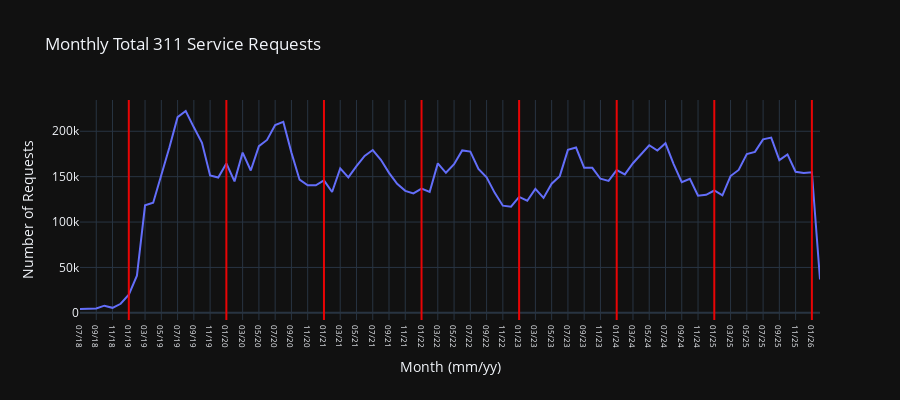

Notebook cell for this chart:
### Code cell
fig = px.line(
    df_month,
    x="month",
    y="n_requests",
    title="Monthly Total 311 Service Requests"
)

for m in year_change_marks:
    fig.add_vline(x=m, line_width=2, line_color="red", opacity=0.9)

fig.update_layout(
    xaxis_title="Month (mm/yy)",
    yaxis_title="Number of Requests",
    xaxis_tickfont_size=8,
    height=400,
    template="plotly_dark"
)

fig.show()

### Figure 1 — Plotly figure (JSON) as saved in the notebook; plotly's stock layout.template omitted (floating-point values rounded to 4 significant figures)
{"data": [{"hovertemplate": "month=%{x}<br>n_requests=%{y}<extra></extra>", "legendgroup": "", "line": {"color": "#636efa", "dash": "solid"}, "marker": {"symbol": "circle"}, "mode": "lines", "name": "", "orientation": "v", "showlegend": false, "type": "scatter", "x": ["07/18", "08/18", "09/18", "10/18", "11/18", "12/18", "01/19", "02/19", "03/19", "04/19", "05/19", "06/19", "07/19", "08/19", "09/19", "10/19", "11/19", "12/19", "01/20", "02/20", "03/20", "04/20", "05/20", "06/20", "07/20", "08/20", "09/20", "10/20", "11/20", "12/20", "01/21", "02/21", "03/21", "04/21", "05/21", "06/21", "07/21", "08/21", "09/21", "10/21", "11/21", "12/21", "01/22", "02/22", "03/22", "04/22", "05/22", "06/22", "07/22", "08/22", "09/22", "10/22", "11/22", "12/22", "01/23", "02/23", "03/23", "04/23", "05/23", "06/23", "07/23", "08/23", "09/23", "10/23", "11/23", "12/23", "01/24", "02/24", "03/24", "04/24", "05/24", "06/24", "07/24", "08/24", "09/24", "10/24", "11/24", "12/24", "01/25", "02/25", "03/25", "04/25", "05/25", "06/25", "07/25", "08/25", "09/25", "10/25", "11/25", "12/25", "01/26", "02/26"], "xaxis": "x", "y": [4228, 4229, 4746, 7888, 5513, 9964, 20003, 40923, 118385, 121331, 151005, 182284, 215544, 222325, 204327, 187305, 151364, 149013, 164514, 144819, 176567, 156782, 183600, 190446, 206819, 210413, 176497, 146661, 140490, 140426, 145847, 133127, 159128, 149135, 161564, 172914, 179334, 168526, 154142, 142210, 134374, 131570, 136800, 133097, 164618, 154266, 163659, 178932, 177567, 158550, 149290, 132162, 118033, 116884, 127666, 123517, 136458, 126619, 142279, 150551, 179495, 182028, 159696, 159729, 147721, 145250, 157206, 152505, 164774, 174949, 184625, 178716, 186745, 163848, 144004, 147618, 128952, 129987, 134747, 129388, 150669, 157386, 174901, 177333, 191081, 193062, 168158, 174490, 155418, 153962, 154830, 36700], "yaxis": "y"}], "layout": {"height": 400, "legend": {"tracegroupgap": 0}, "shapes": [{"line": {"color": "red", "width": 2}, "opacity": 0.9, "type": "line", "x0": "01/19", "x1": "01/19", "xref": "x", "y0": 0, "y1": 1, "yref": "y domain"}, {"line": {"color": "red", "width": 2}, "opacity": 0.9, "type": "line", "x0": "01/20", "x1": "01/20", "xref": "x", "y0": 0, "y1": 1, "yref": "y domain"}, {"line": {"color": "red", "width": 2}, "opacity": 0.9, "type": "line", "x0": "01/21", "x1": "01/21", "xref": "x", "y0": 0, "y1": 1, "yref": "y domain"}, {"line": {"color": "red", "width": 2}, "opacity": 0.9, "type": "line", "x0": "01/22", "x1": "01/22", "xref": "x", "y0": 0, "y1": 1, "yref": "y domain"}, {"line": {"color": "red", "width": 2}, "opacity": 0.9, "type": "line", "x0": "01/23", "x1": "01/23", "xref": "x", "y0": 0, "y1": 1, "yref": "y domain"}, {"line": {"color": "red", "width": 2}, "opacity": 0.9, "type": "line", "x0": "01/24", "x1": "01/24", "xref": "x", "y0": 0, "y1": 1, "yref": "y domain"}, {"line": {"color": "red", "width": 2}, "opacity": 0.9, "type": "line", "x0": "01/25", "x1": "01/25", "xref": "x", "y0": 0, "y1": 1, "yref": "y domain"}, {"line": {"color": "red", "width": 2}, "opacity": 0.9, "type": "line", "x0": "01/26", "x1": "01/26", "xref": "x", "y0": 0, "y1": 1, "yref": "y domain"}], "title": {"text": "Monthly Total 311 Service Requests"}, "xaxis": {"anchor": "y", "domain": [0, 1], "tickfont": {"size": 8}, "title": {"text": "Month (mm/yy)"}}, "yaxis": {"anchor": "x", "domain": [0, 1], "title": {"text": "Number of Requests"}}}}
